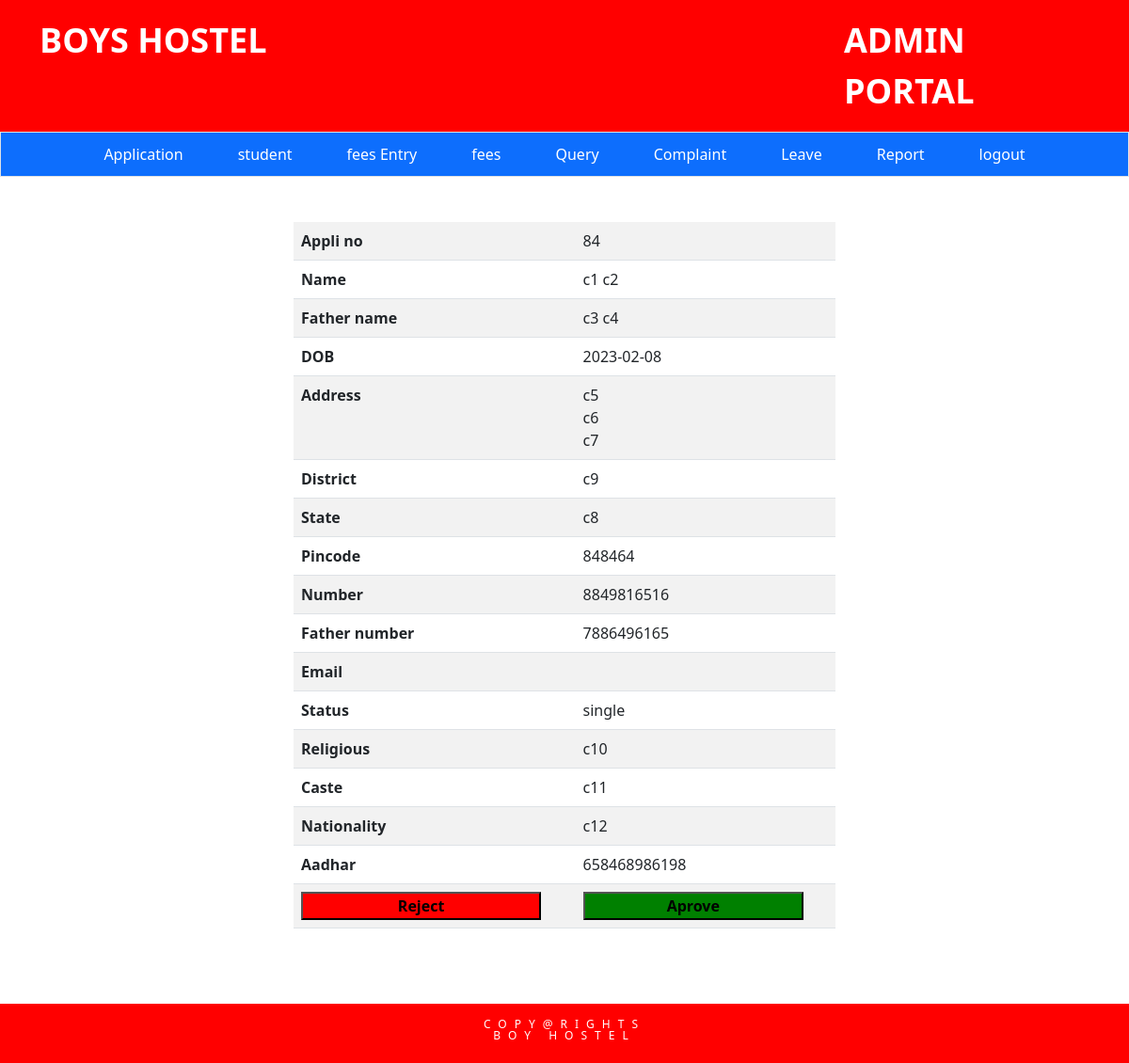
Screenshot of /include/indiual.php?appli_no=84 (signed in) with the database file from the repository.
### tables this page shows
CREATE TABLE `application` (
  `appli_no` int(5) NOT NULL,
  `date` date DEFAULT NULL,
  `SFName` text DEFAULT NULL,
  `SMName` text NOT NULL,
  `SLName` text DEFAULT NULL,
  `FFName` text DEFAULT NULL,
  `FMName` text NOT NULL,
  `FLName` varchar(30) DEFAULT NULL,
  `dob` date DEFAULT NULL,
  `house_no` varchar(20) DEFAULT NULL,
  `area` text DEFAULT NULL,
  `street` text DEFAULT NULL,
  `state` text DEFAULT NULL,
  `district` text DEFAULT NULL,
  `pincode` bigint(6) DEFAULT NULL,
  `Sphone` bigint(10) DEFAULT NULL,
  `Fphone` bigint(10) DEFAULT NULL,
  `email` varchar(50) DEFAULT NULL,
  `status` char(10) DEFAULT NULL,
  `religious` text DEFAULT NULL,
  `caste` text DEFAULT NULL,
  `nationality` text DEFAULT NULL,
  `aadhar` bigint(12) DEFAULT NULL
);

### include/indiual.php (the view, shortened to what this page needs)
<!DOCTYPE html>
<html lang="en">
<head>
    <link rel="stylesheet" href="../assets/css/bootstrap.min.css">
</head>
<body>
    <div class="container-fluid py-3 " id="header">
    <div class="container">
        <div class="row" id="row">
            <div class="col-4" style="font-weight:bold; font-size:150%;"><a href="../index.php" style="color:white;">BOYS HOSTEL</a></div>
            <div class="col-5"></div>
            <div class="col-3" style="font-weight:bold; font-size:150%;">ADMIN PORTAL</div>
        </div>
    </div>
</div>
<div class="container-fluid py-1 border " style="background-color:#0d6efd;">
        <div class="d-flex justify-content-center">
            <div class="btn-group">
                <button type="button" class="btn btn-primary mx-3" onclick="window.location.href='../admin/applicant.php'" style="border-radius:0rem;">Application</button>
                <button type="button" class="btn btn-primary mx-3" onclick="window.location.href='../admin/stud_details.php'" style="border-radius:0rem;">student</button>
                <button type="button" class="btn btn-primary mx-3" onclick="window.location.href='../admin/fees_entry.php'" style="border-radius:0rem;">fees Entry</button>
                <button type="button" class="btn btn-primary mx-3" onclick="window.location.href='../admin/fees_details.php'" style="border-radius:0rem;">fees</button>
                <button type="button" class="btn btn-primary mx-3" onclick="window.location.href='../admin/adquery.php'" style="border-radius:0rem;">Query</button>
                <button type="button" class="btn btn-primary mx-3" onclick="window.location.href='../admin/adcompliant.php'" style="border-radius:0rem;">Complaint</button>
                <button type="button" class="btn btn-primary mx-3" onclick="window.location.href='../admin/adleave.php'" style="border-radius:0rem;">Leave</button>
                <button type="button" class="btn btn-primary mx-3" onclick="window.location.href='../admin/adreport.php'" style="border-radius:0rem;">Report</button>
                <button type="button" class="btn btn-primary mx-3" onclick="window.location.href='../html/logout.php'" style="border-radius:0rem;">logout</button>
            </div>
        </div>
    </div>
    <div class="contaier pt-5">
        <?php
        if (isset($_GET['appli_no']))
        {
            $id = $_GET['appli_no'];
            $val = $id;
            include('dbconnection.php');
            $query = "select * from application where appli_no='$val'";
            $result = mysqli_query($con, $query);
            while ($row = mysqli_fetch_assoc($result))
            {
        ?>
                <div class="container" style="width: 50%; margin-bottom: 80px;">
                <table class="table table-striped">
                <tr>
                        <th>Appli no</th>
                        <td><?php echo $row['appli_no']; ?></td>
                    </tr>
                    <tr>
                        <th>Name</th>
                        <td><?php echo $row['SFName'].' '. $row['SMName'].' '.$row['SLName']; ?></td>
                    </tr>
                    <tr>
                        <th>Father name</th>
                        <td><?php echo $row['FFName'].' '. $row['FMName'].' '.$row['FLName']; ?></td>
                    </tr>
                    <tr>
                        <th>DOB</th>
                        <td><?php echo $row['dob']; ?></td>
                    </tr>
                    <tr>
                        <th>Address</th>
                        <td><?php echo $row['house_no'].'<br>'. $row['area'].'<br>'. $row['street']; ?></td>
                    </tr>
                    <tr>
                        <th>District</th>
                        <td><?php echo $row['district']; ?></td>
                    </tr>
                    <tr>
                        <th>State</th>
                        <td><?php echo $row['state']; ?></td>
                    </tr>
                    <tr>
                        <th>Pincode</th>
                        <td><?php echo $row['pincode']; ?></td>
                    </tr>
                    <tr>
                        <th>Number</th>
                        <td><?php echo $row['Sphone']; ?></td>
                    </tr>
                    <tr>
                        <th>Father number</th>
                        <td><?php echo $row['Fphone']; ?></td>
                    </tr>
                    <tr>
                        <th>Email</th>
                        <td><?php echo $row['email']; ?></td>
                    </tr>
                    <tr>
                        <th>Status</th>
                        <td><?php echo $row['status']; ?></td>
                    </tr>
                    <tr>
                        <th>Religious</th>
                        <td><?php echo $row['religious']; ?></td>
                    </tr>
                    <tr>
                        <th>Caste</th>
                        <td><?php echo $row['caste']; ?></td>
                    </tr>
                    <tr>
                        <th>Nationality</th>
                        <td><?php echo $row['nationality']; ?></td>
                    </tr>
                    <tr>
                        <th>Aadhar</th>
                        <td><?php echo $row['aadhar']; ?></td>
                    </tr>
                    <tr>
                        <form action="" method="post">
                        <td><input type="submit" name="reject" value="Reject" style="background-color:red;"></td>
                        <td><input type="submit" name="Aprove" value="Aprove" style="background-color:green;"></td>
                        </form>
                    </tr>
                </table>
                </div>
                <?php
            }
        }
        ?>
    </div>
    <?php
include('footer.php');
?>
</body>
</html>

### include/indiual.php (style rules this page uses)
#header { background-color: red; color: white; height: auto; }
#header a { text-decoration: none; color: white; }
#header #row { font-size: 150%; }
input { width: 90%; font-weight: bold; }

### include/footer.php (style rules this page uses)
html { height:100%; }
body { min-height:100%; display: flex; flex-direction: column; }

### rows the page displays
application: appli_no "84", SFName "c1", SLName "c2", FFName "c3", FLName "c4", dob "2023-02-08", house_no "c5", area "c6", street "c7", district "c9", state "c8", pincode "848464", Sphone "8849816516", Fphone "7886496165", status "single", religious "c10", caste "c11", nationality "c12", aadhar "658468986198"
